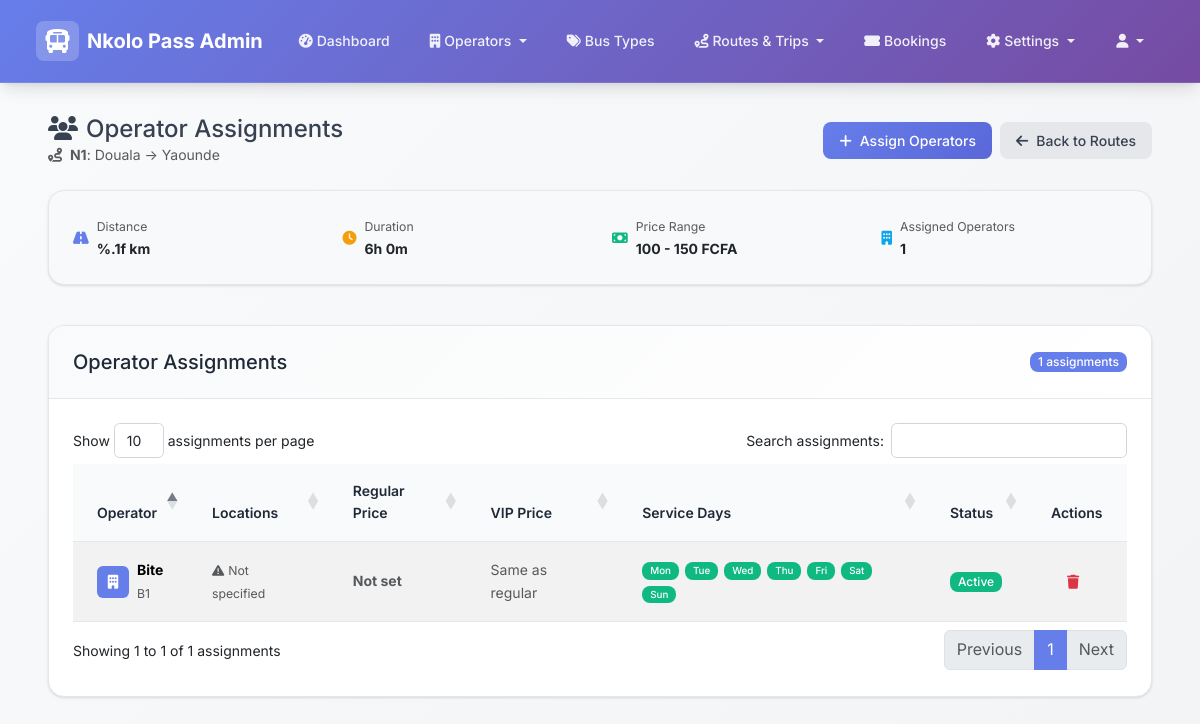
Before: /admin/routes/1/operators (signed in) with the older database file.
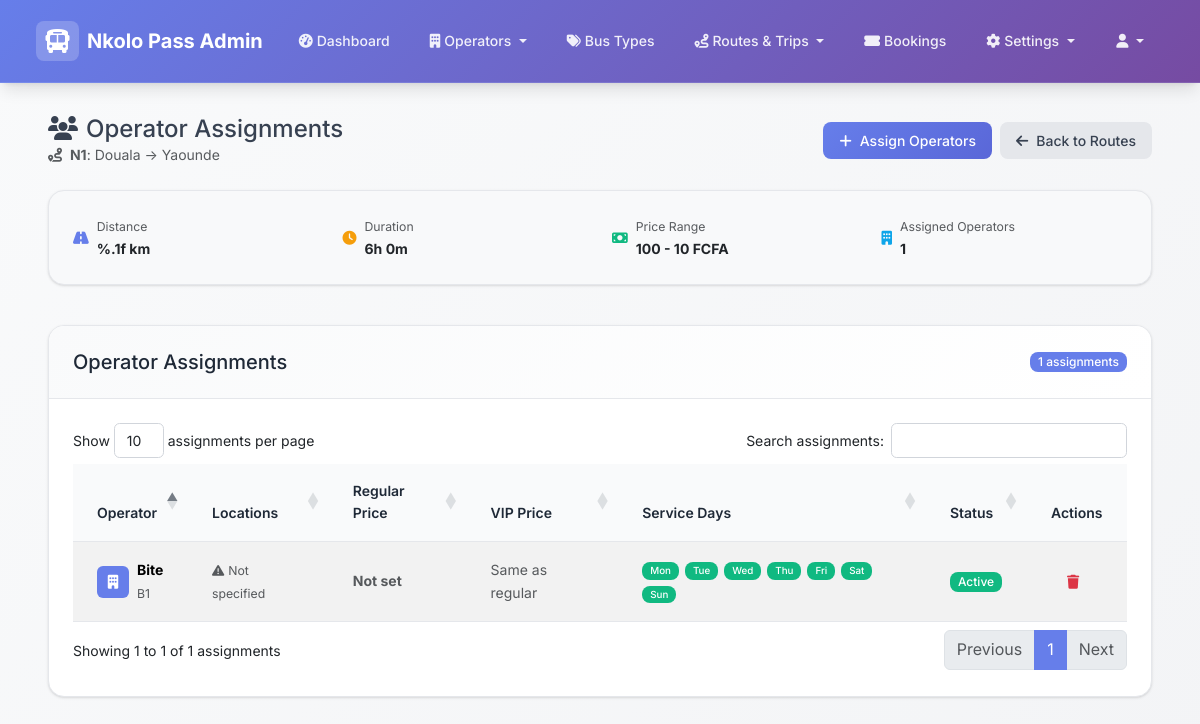
After: the same page with the newer database file.
### models.py (models this page shows, shortened)
class RouteOperatorAssignment(db.Model):
    __tablename__ = 'route_operator_assignment'
    id = db.Column(db.Integer, primary_key=True)
    route_id = db.Column(db.Integer, db.ForeignKey('route.id'), nullable=False)
    operator_id = db.Column(db.Integer, db.ForeignKey('operator.id'), nullable=False)
    regular_seat_price = db.Column(db.Float, nullable=False, default=0)  # Price per seat for regular buses
    vip_seat_price = db.Column(db.Float, nullable=False, default=0)     # Price per seat for VIP buses
    trips_per_day = db.Column(db.Integer, default=3)  # How many trips this operator runs per day on this route
    departure_times = db.Column(db.Text)  # JSON array of departure times like ["08:00", "14:00", "20:00"]
    pickup_location_id = db.Column(db.Integer, db.ForeignKey('operator_location.id'))
    dropoff_location_id = db.Column(db.Integer, db.ForeignKey('operator_location.id'))
    is_active = db.Column(db.Boolean, default=True)
    service_days = db.Column(db.String(20), default='1234567')  # Days of week (1=Monday, 7=Sunday)
    notes = db.Column(db.Text)
    created_at = db.Column(db.DateTime, default=datetime.utcnow)
    updated_at = db.Column(db.DateTime, default=datetime.utcnow, onupdate=datetime.utcnow)
    route = db.relationship('Route', backref='operator_assignments')
    operator = db.relationship('Operator', backref='route_assignments')
    pickup_location = db.relationship('OperatorLocation', foreign_keys=[pickup_location_id])
    dropoff_location = db.relationship('OperatorLocation', foreign_keys=[dropoff_location_id])
    __table_args__ = (db.UniqueConstraint('route_id', 'operator_id', name='unique_route_operator'),)
    def get_service_days_list(self):
        return [int(d) for d in self.service_days if d.isdigit()]

class Operator(db.Model):
    id = db.Column(db.Integer, primary_key=True)
    name = db.Column(db.String(100), nullable=False)
    code = db.Column(db.String(10), unique=True, nullable=False)
    contact_person = db.Column(db.String(100))
    phone = db.Column(db.String(20))
    email = db.Column(db.String(100))
    address = db.Column(db.Text)
    logo_url = db.Column(db.String(500))  # URL to logo image
    is_active = db.Column(db.Boolean, default=True)
    created_at = db.Column(db.DateTime, default=datetime.utcnow)
    locations = db.relationship('OperatorLocation', backref='operator', lazy=True)
    trips = db.relationship('Trip', backref='operator', lazy=True)

### admin_routes.py (the view)
@admin_bp.route('/routes/<int:route_id>/operators')
def route_operators(route_id):
    if 'admin_id' not in session:
        return redirect(url_for('admin_bp.login'))
    route = Route.query.get_or_404(route_id)
    return render_template('admin/routes/operators.html', route=route)

### templates/admin/routes/operators.html (shortened to what the changed rows need)
{% extends "admin/base.html" %}
{% block content %}
<div class="container-fluid">
    <div class="row">
        <div class="col-12">
            <div class="d-flex justify-content-between align-items-center mb-4">
                <div>
                    <h2 class="h4 mb-0">
                        <i class="fas fa-users me-2"></i>Operator Assignments
                    </h2>
                </div>
            </div>
            <div class="row mb-4">
                <div class="col-12">
                    <div class="card bg-light">
                        <div class="card-body">
                            <div class="row">
                                <div class="col-md-3">
                                    <div class="d-flex align-items-center">
                                        <div>
                                            <small class="text-muted">Price Range</small>
                                            <div class="fw-bold">
                                                {% set assignments = route.operator_assignments %}
                                                {% if assignments %}
                                                    {% set min_regular = assignments|map(attribute='regular_seat_price')|select('greaterthan', 0)|list|min %}
                                                    {% set max_vip = assignments|map(attribute='vip_seat_price')|select('greaterthan', 0)|list|max %}
                                                    {% if min_regular and max_vip %}
                                                        {{ "{:,.0f}".format(min_regular) }} - {{ "{:,.0f}".format(max_vip) }} FCFA
                                                    {% elif min_regular %}
                                                        From {{ "{:,.0f}".format(min_regular) }} FCFA
                                                    {% else %}
                                                        <span class="text-muted">Not set</span>
                                                    {% endif %}
                                                {% else %}
                                                    <span class="text-muted">No operators</span>
                                                {% endif %}
                                            </div>
                                        </div>
                                    </div>
                                </div>
                            </div>
                        </div>
                    </div>
                </div>
            </div>
            <div class="card">
                <div class="card-body">
                    {% if assignments %}
                    <div class="table-responsive">
                        <table id="assignmentsTable" class="table table-striped table-hover">
                            <thead class="table-dark">
                                <tr>
                                    <th>Operator</th>
                                    <th>Locations</th>
                                    <th>Regular Price</th>
                                    <th>VIP Price</th>
                                    <th>Service Days</th>
                                    <th>Status</th>
                                    <th>Actions</th>
                                </tr>
                            </thead>
                            <tbody>
                                {% for assignment in assignments %}
                                <tr>
                                    <td>
                                        <div class="d-flex align-items-center">
                                            {% if assignment.operator.logo %}
                                            <img src="{{ url_for('static', filename='uploads/logos/' + assignment.operator.logo) }}"
                                                 alt="{{ assignment.operator.name }}" class="rounded me-2" style="width: 32px; height: 32px;">
                                            {% else %}
                                            <div class="bg-primary rounded d-flex align-items-center justify-content-center me-2"
                                                 style="width: 32px; height: 32px;">
                                                <i class="fas fa-building text-white"></i>
                                            </div>
                                            {% endif %}
                                            <div>
                                                <div class="fw-bold">{{ assignment.operator.name }}</div>
                                                <small class="text-muted">{{ assignment.operator.code }}</small>
                                            </div>
                                        </div>
                                    </td>
                                    <td>
                                        {% if assignment.pickup_location or assignment.dropoff_location %}
                                            <div class="small">
                                                {% if assignment.pickup_location %}
                                                    <div class="mb-1">
                                                        <i class="fas fa-arrow-up text-success me-1"></i>
                                                        <strong>Pickup:</strong> {{ assignment.pickup_location.city }}
                                                        <br><small class="text-muted ms-3">{{ assignment.pickup_location.address[:40] }}{% if assignment.pickup_location.address|length > 40 %}...{% endif %}</small>
                                                    </div>
                                                {% endif %}
                                                {% if assignment.dropoff_location %}
                                                    <div>
                                                        <i class="fas fa-arrow-down text-warning me-1"></i>
                                                        <strong>Dropoff:</strong> {{ assignment.dropoff_location.city }}
                                                        <br><small class="text-muted ms-3">{{ assignment.dropoff_location.address[:40] }}{% if assignment.dropoff_location.address|length > 40 %}...{% endif %}</small>
                                                    </div>
                                                {% endif %}
                                            </div>
                                        {% else %}
                                            <span class="text-muted small">
                                                <i class="fas fa-exclamation-triangle me-1"></i>Not specified
                                            </span>
                                        {% endif %}
                                    </td>
                                    <td>
                                        <span class="fw-bold text-success">
                                            {% if assignment.regular_price %}
                                                {% if assignment.regular_price is not none and assignment.regular_price > 0 %}
                                                    {% set reg_price = assignment.regular_price|float %}
                                                    {{ "{:,.0f}".format(reg_price) }} FCFA
                                                {% else %}
                                                    <span class="text-muted">Not set</span>
                                                {% endif %}
                                            {% else %}
                                                <span class="text-muted">Not set</span>
                                            {% endif %}
                                        </span>
                                    </td>
                                    <td>
                                        {% if assignment.vip_price %}
                                            {% if assignment.vip_price is not none and assignment.vip_price > 0 %}
                                                <span class="fw-bold text-warning">
                                                    {% set vip_price = assignment.vip_price|float %}
                                                    {{ "{:,.0f}".format(vip_price) }} FCFA
                                                </span>
                                            {% else %}
                                                <span class="text-muted">Same as regular</span>
                                            {% endif %}
                                        {% else %}
                                            <span class="text-muted">Same as regular</span>
                                        {% endif %}
                                    </td>
                                    <td>
                                        <div class="service-days">
                                            {% set day_names = ['Mon', 'Tue', 'Wed', 'Thu', 'Fri', 'Sat', 'Sun'] %}
                                            {% set service_days = assignment.get_service_days_list() %}
                                            {% for i in range(7) %}
                                                {% if (i + 1) in service_days %}
                                                    <span class="badge bg-success">{{ day_names[i] }}</span>
                                                {% else %}
                                                    <span class="badge bg-light text-dark">{{ day_names[i] }}</span>
                                                {% endif %}
                                            {% endfor %}
                                        </div>
                                    </td>
                                    <td>
                                        {% if assignment.is_active %}
                                            <span class="badge bg-success">Active</span>
                                        {% else %}
                                            <span class="badge bg-danger">Inactive</span>
                                        {% endif %}
                                    </td>
                                    <td>
                                        <button type="button" class="btn btn-sm btn-outline-danger"
                                                onclick="deleteAssignment({{ assignment.id }}, '{{ assignment.operator.name }}')"
                                                title="Remove Assignment">
                                            <i class="fas fa-trash"></i>
                                        </button>
                                    </td>
                                </tr>
                                {% endfor %}
                            </tbody>
                        </table>
                    </div>
                    {% endif %}
                </div>
            </div>
        </div>
    </div>
</div>
{% endblock %}

Changed rows visible on the page:
changed RouteOperatorAssignment "Bite": vip_seat_price "150" → "10"
